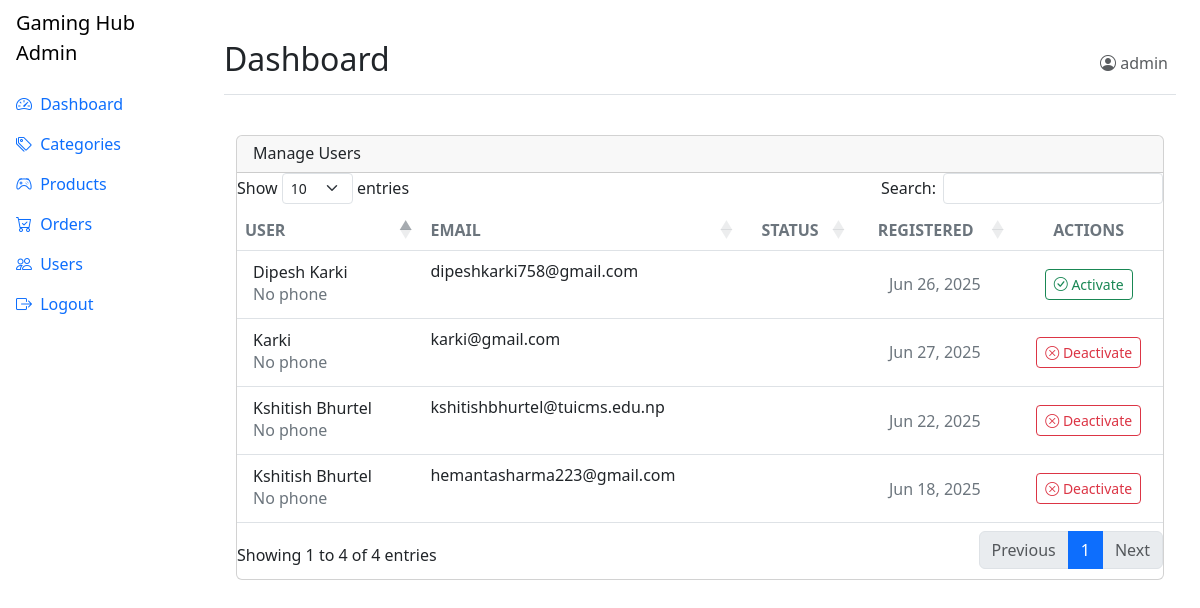
Page /admin/users/manage.php (signed in) on the earlier database version.
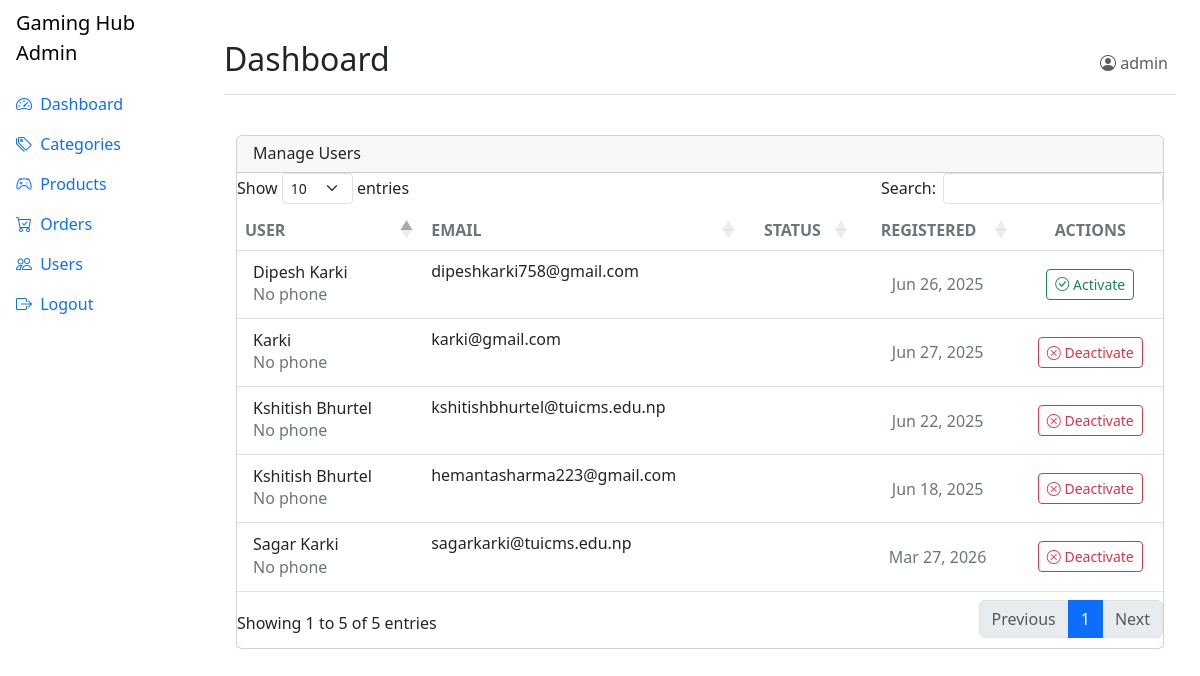
Same page on the later database version.
### tables this page shows
CREATE TABLE `users` (
  `user_id` int(11) NOT NULL,
  `email` varchar(100) NOT NULL,
  `password` varchar(255) NOT NULL,
  `full_name` varchar(100) DEFAULT NULL,
  `phone` varchar(20) DEFAULT NULL,
  `address` text DEFAULT NULL,
  `is_active` tinyint(1) DEFAULT 1,
  `created_at` timestamp NOT NULL DEFAULT current_timestamp(),
  `updated_at` timestamp NOT NULL DEFAULT current_timestamp() ON UPDATE current_timestamp()
);

### config/database.php (called while the page is built)
<?php
$host = 'localhost';
$dbname = 'gaming_hub';
$username = 'root';
$password = '';
try {
    $pdo = new PDO("mysql:host=$host;dbname=$dbname;charset=utf8", $username, $password);
    $pdo->setAttribute(PDO::ATTR_ERRMODE, PDO::ERRMODE_EXCEPTION);
} catch (PDOException $e) {
    die("Database connection failed: " . $e->getMessage());
}
function executeQuery($sql, $params = []) {
    global $pdo;
    $stmt = $pdo->prepare($sql);
    $stmt->execute($params);
    return $stmt;
}
?>

### admin/users/manage.php (the view, shortened to what the changed rows need)
<?php
require_once __DIR__ . '../../../config/database.php';
$users = executeQuery("SELECT * FROM users ORDER BY created_at DESC")
    ->fetchAll(PDO::FETCH_ASSOC);
require_once __DIR__ . '/../includes/admin_header.php';
?>
<div class="container-fluid py-4">
    <div class="row">
        <div class="col-12">
            <div class="card mb-4">
                <div class="card-body px-0 pt-0 pb-2">
                    <div class="table-responsive p-0">
                        <table class="table align-items-center mb-0" id="users-table">
                            <thead>
                                <tr>
                                    <th class="text-uppercase text-secondary text-xxs font-weight-bolder opacity-7">User
                                    </th>
                                    <th
                                        class="text-uppercase text-secondary text-xxs font-weight-bolder opacity-7 ps-2">
                                        Email</th>
                                    <th
                                        class="text-center text-uppercase text-secondary text-xxs font-weight-bolder opacity-7">
                                        Status</th>
                                    <th
                                        class="text-center text-uppercase text-secondary text-xxs font-weight-bolder opacity-7">
                                        Registered</th>
                                    <th
                                        class="text-center text-uppercase text-secondary text-xxs font-weight-bolder opacity-7">
                                        Actions</th>
                                </tr>
                            </thead>
                            <tbody>
                                <?php foreach ($users as $user): ?>
                                    <tr>
                                        <td>
                                            <div class="d-flex px-2 py-1">
                                                <div class="d-flex flex-column justify-content-center">
                                                    <h6 class="mb-0 text-sm"><?= $user['full_name'] ?? 'No name' ?></h6>
                                                    <p class="text-xs text-secondary mb-0">
                                                        <?= $user['phone'] ?? 'No phone' ?>
                                                    </p>
                                                </div>
                                            </div>
                                        </td>
                                        <td>
                                            <p class="text-xs font-weight-bold mb-0"><?= $user['email'] ?></p>
                                        </td>
                                        <td class="align-middle text-center text-sm">
                                            <span
                                                class="badge badge-sm <?= $user['is_active'] ? 'bg-gradient-success' : 'bg-gradient-secondary' ?>">
                                            </span>
                                        </td>
                                        <td class="align-middle text-center">
                                            <span class="text-secondary text-xs font-weight-bold">
                                                <?= date('M d, Y', strtotime($user['created_at'])) ?>
                                            </span>
                                        </td>
                                        <td class="align-middle text-center">
                                            <button
                                                class="btn btn-sm btn-outline-<?= $user['is_active'] ? 'danger' : 'success' ?> mb-0 toggle-user"
                                                data-id="<?= $user['user_id'] ?>" data-status="<?= $user['is_active'] ?>">
                                                <i
                                                    class="bi bi-<?= $user['is_active'] ? 'x-circle' : 'check-circle' ?>"></i>
                                                <?= $user['is_active'] ? 'Deactivate' : 'Activate' ?>
                                            </button>
                                        </td>
                                    </tr>
                                <?php endforeach; ?>
                            </tbody>
                        </table>
                    </div>
                </div>
            </div>
        </div>
    </div>
</div>
<?php require_once __DIR__ . '/../includes/admin_footer.php'; ?>

Differences in the rows shown:
added users: full_name "Sagar Karki", phone "No phone", email "sagarkarki@tuicms.edu.np", created_at "Mar 27, 2026", is_active 1 (drawn)
Other differences:
text written by a page script: "Show entries Search: Showing 1 to 4 of 4 entries Previous 1 Next" → "Show entries Search: Showing 1 to 5 of 5 entries Previous 1 Next"
